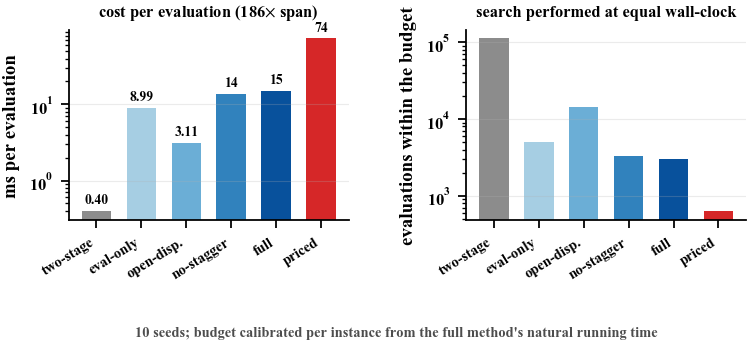

This chart was generated by the following Python code:
"""Figure: why the comparison protocol is not a formality.

Left: the cost of a single fitness evaluation, which differs by two orders of
magnitude across the chain because the arms do not evaluate the same object --
the two-stage arm searches against a constant travel matrix, the closed loop
routes every candidate conflict-free, and the priced variant additionally runs
a multi-label search.

Right: how many evaluations each arm therefore completes inside the *same*
wall-clock budget.  The two panels together are the argument: at equal
generations the closed loop would be handed tens of times more computation,
and at equal time the cheap surrogate is handed tens of times more search.
Neither budget is neutral, so both must be reported.
"""
from __future__ import annotations

import numpy as np

import _style as S

SKIP = {"rule"}                      # single decoding, no budget applies


def main():
    m = S.require_seeds()
    cells = S.load("cells.csv")
    cells = cells[cells["ms_per_eval"].notna() & ~cells["arm"].isin(SKIP)]
    arms = [a for a in S.ARM_ORDER if (cells["arm"] == a).any()]
    xs = np.arange(len(arms))
    colors = [S.ARM_COLOR[a] for a in arms]

    fig, (ax1, ax2) = S.plt.subplots(1, 2, figsize=(S.FULL * 0.78, 2.2))

    cost = [cells[cells["arm"] == a]["ms_per_eval"].mean() for a in arms]
    ax1.bar(xs, cost, 0.66, color=colors)
    ax1.set_yscale("log")
    ax1.set_ylabel("ms per evaluation")
    for x, v in zip(xs, cost):
        ax1.text(x, v * 1.15, ("%.2f" if v < 10 else "%.0f") % v, ha="center",
                 va="bottom", fontsize=6.2)
    ratio = max(cost) / min(cost)
    ax1.set_title(r"cost per evaluation (%.0f$\times$ span)" % ratio,
                  fontsize=7.4)

    ev = [cells[cells["arm"] == a]["mean_evals"].mean() for a in arms]
    ax2.bar(xs, ev, 0.66, color=colors)
    ax2.set_yscale("log")
    ax2.set_ylabel("evaluations within the budget")
    ax2.set_title("search performed at equal wall-clock", fontsize=7.4)

    for ax in (ax1, ax2):
        ax.set_xticks(xs)
        ax.set_xticklabels([S.ARM_SHORT[a] for a in arms], rotation=32,
                           ha="right", fontsize=6.5)
        ax.grid(axis="x", alpha=0)

    fig.subplots_adjust(bottom=0.34, wspace=0.42)
    fig.text(0.5, 0.01, "%d seeds; budget calibrated per instance from the "
             "full method's natural running time" % m.get("num_seeds", 0),
             ha="center", fontsize=6.5, color="0.3")
    S.save(fig, "fig_protocol")


if __name__ == "__main__":
    main()
